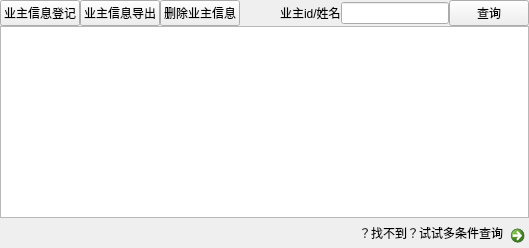
        <widget class="QWidget" name="page_8">
         <layout class="QGridLayout" name="gridLayout_9">
          <property name="leftMargin">
           <number>0</number>
          </property>
          <property name="topMargin">
           <number>0</number>
          </property>
          <property name="rightMargin">
           <number>0</number>
          </property>
          <property name="bottomMargin">
           <number>0</number>
          </property>
          <property name="spacing">
           <number>0</number>
          </property>
          <item row="0" column="0">
           <widget class="QWidget" name="widget_2" native="true">
            <layout class="QGridLayout" name="gridLayout_2">
             <property name="leftMargin">
              <number>0</number>
             </property>
             <property name="topMargin">
              <number>0</number>
             </property>
             <property name="rightMargin">
              <number>0</number>
             </property>
             <property name="bottomMargin">
              <number>0</number>
             </property>
             <property name="spacing">
              <number>0</number>
             </property>
             <item row="0" column="0">
              <layout class="QHBoxLayout" name="horizontalLayout_3">
               <property name="spacing">
                <number>0</number>
               </property>
               <item>
                <widget class="QPushButton" name="pushButton">
                 <property name="text">
                  <string>业主信息登记</string>
                 </property>
                </widget>
               </item>
               <item>
                <widget class="QPushButton" name="pushButton_2">
                 <property name="text">
                  <string>业主信息导出</string>
                 </property>
                </widget>
               </item>
               <item>
                <widget class="QPushButton" name="pushButton_23">
                 <property name="text">
                  <string>删除业主信息</string>
                 </property>
                </widget>
               </item>
               <item>
                <spacer name="horizontalSpacer_13">
                 <property name="orientation">
                  <enum>Qt::Orientation::Horizontal</enum>
                 </property>
                 <property name="sizeHint" stdset="0">
                  <size>
                   <width>40</width>
                   <height>20</height>
                  </size>
                 </property>
                </spacer>
               </item>
               <item>
                <widget class="QLabel" name="label_10">
                 <property name="text">
                  <string>业主id/姓名</string>
                 </property>
                </widget>
               </item>
               <item>
                <widget class="QLineEdit" name="lineEdit"/>
               </item>
               <item>
                <widget class="QPushButton" name="pushButton_20">
                 <property name="text">
                  <string>查询</string>
                 </property>
                </widget>
               </item>
              </layout>
             </item>
             <item row="2" column="0">
              <layout class="QHBoxLayout" name="horizontalLayout_5">
               <item>
                <layout class="QHBoxLayout" name="horizontalLayout_4">
                 <property name="spacing">
                  <number>0</number>
                 </property>
                 <item>
                  <spacer name="horizontalSpacer_16">
                   <property name="orientation">
                    <enum>Qt::Orientation::Horizontal</enum>
                   </property>
                   <property name="sizeHint" stdset="0">
                    <size>
                     <width>40</width>
                     <height>20</height>
                    </size>
                   </property>
                  </spacer>
                 </item>
                 <item>
                  <widget class="QLabel" name="label_9">
                   <property name="text">
                    <string>？找不到？试试多条件查询</string>
                   </property>
                  </widget>
                 </item>
                 <item>
                  <widget class="QCommandLinkButton" name="commandLinkButton">
                   <property name="sizePolicy">
                    <sizepolicy hsizetype="Preferred" vsizetype="Preferred">
                     <horstretch>0</horstretch>
                     <verstretch>0</verstretch>
                    </sizepolicy>
                   </property>
                   <property name="maximumSize">
                    <size>
                     <width>26</width>
                     <height>30</height>
                    </size>
                   </property>
                   <property name="text">
                    <string/>
                   </property>
                   <property name="checkable">
                    <bool>true</bool>
                   </property>
                  </widget>
                 </item>
                </layout>
               </item>
              </layout>
             </item>
             <item row="1" column="0">
              <widget class="QTableView" name="owner_information"/>
             </item>
            </layout>
           </widget>
          </item>
         </layout>
        </widget>
